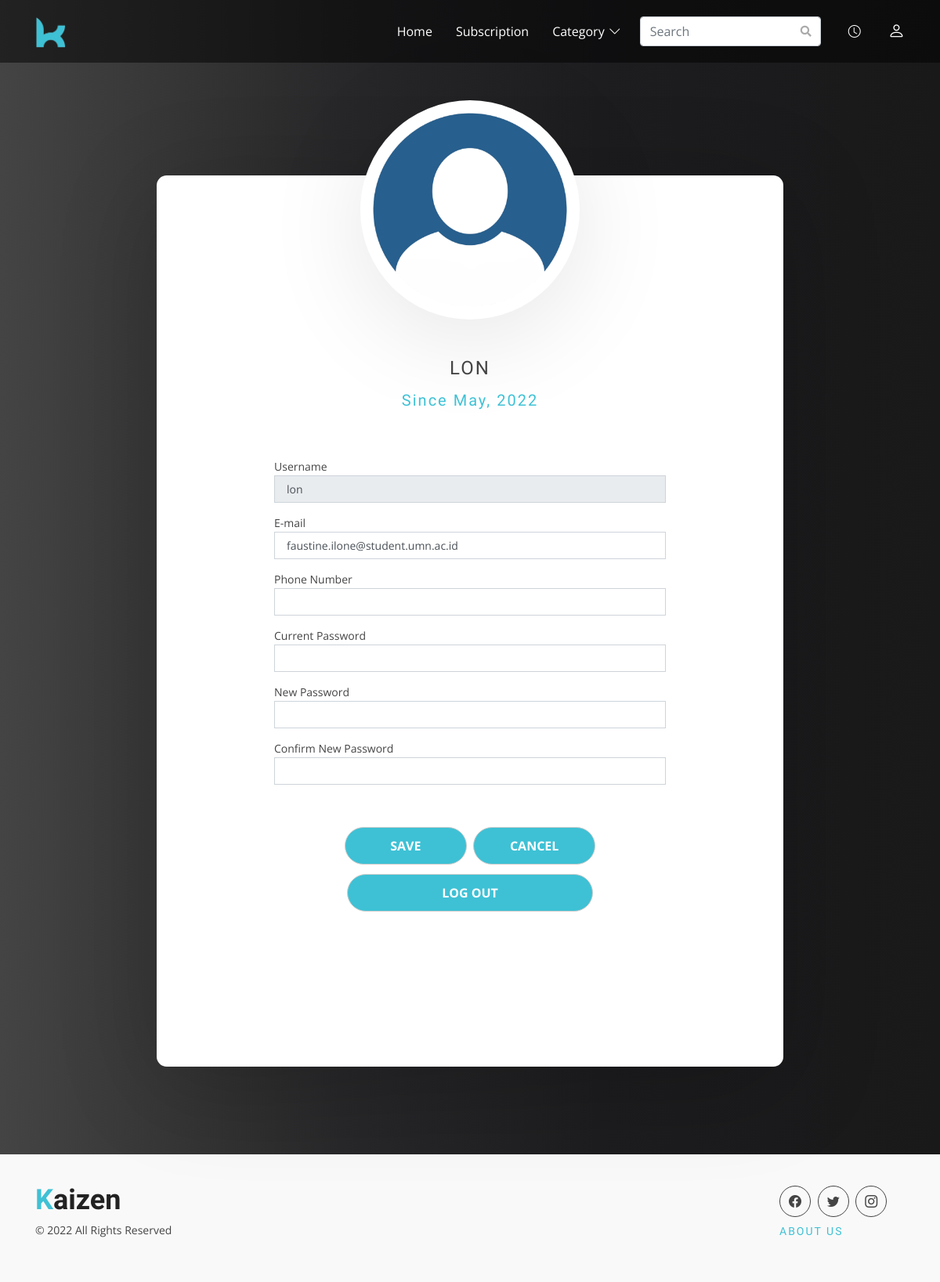
The app's page /profile.php (signed in) with its own data.
### tables this page shows
CREATE TABLE `user` (
  `user_id` int(11) NOT NULL,
  `username` varchar(50) NOT NULL,
  `email` varchar(50) NOT NULL,
  `password` varchar(255) NOT NULL,
  `phone_no` varchar(255) DEFAULT NULL,
  `date_joined` datetime NOT NULL DEFAULT CURRENT_TIMESTAMP
);

### profile.php (the view, shortened to what this page needs)
<!DOCTYPE html>
<html lang="en">
<head>
  <?php
    include('core/loader.php');
    if(!isset($_SESSION['loggedIn'])){
      header('Location: login.php');
    } else {
      $pdo = dbConnection();
      $user_query = "SELECT * FROM user WHERE username = ?";
      $user_process = $pdo -> prepare($user_query);
      $user_process -> execute([$_SESSION['username']]);
      $data_user = $user_process -> fetch();
    }
  ?>
</head>
<body>
  <?php
    include('core/header.php');
  ?>
  <div class="profile-container">
        <div class="profile-settings">
            <div class="profile-picture">
                <img src="assets/img/user.png">
            </div>
            <div class="profile-form">
                <div class="profile-username">
                    <h4><?= $data_user['username']; ?></h4>
                </div>
                <div class="profile-date">
                  <?php
                    $formatted_date_joined = new DateTime($data_user['date_joined']);
                  ?>
                    <h5 style="color: #3ec1d5;"><?= "Since " . $formatted_date_joined -> format('F, Y'); ?></h5>
                </div>
                <form action="profile_proses.php" method="post" class="php-email-form">
                    <p>
                        Username
                        <br /><input type="text" name="username" class="form-control" <?php if(!empty($data_user)) echo "value='" . $data_user['username'] . "'"; ?> disabled>
                    </p>
                    <p>
                        E-mail
                        <br /><input type="email" name="email" class="form-control" <?php if(!empty($data_user)) echo "value='" . $data_user['email'] . "'"; ?> required>
                    </p>
                    <p>
                        Phone Number
                        <br /><input type="tel" name="phone_no" class="form-control" <?php if(!empty($data_user)) echo "value='" . $data_user['phone_no'] . "'"; ?>>
                    </p>
                    <p>
                        Current Password
                        <br /><input type="password" name="cpassword" class="form-control">
                    </p>
                    <p>
                        New Password
                        <br /><input type="password" name="password1" class="form-control">
                    </p>
                    <p>
                        Confirm New Password
                        <br /><input type="password" name="password2" class="form-control">
                    </p>
                    <div class="text-center">
                        <div class="col-12 mt-5">
                            <button class="col-4" type="submit">Save</button>
                            <button class="col-4" type="reset">Cancel</button>
                        </div>
                    </div>
                </form>
                <form action="logout_proses.php" method="post" id="logout" class="php-email-form">
                  <div class="text-center">
                    <div class="col-12">
                      <button class="col-8 button">Log Out</button>
                    </div>
                  </div>
                </form>
            </div>
        </div>
    </div>
  <?php
    include('core/footer.php');
  ?>
</body>
</html>

### assets/css/style.css (style rules this page uses)
html, body { height: 100%; }
img { max-width: 100%; height: auto; }
p { margin: 0 0 15px; color: #444; }
h1, h2, h3, h4, h5, h6 { font-family: "Raleway", sans-serif; margin: 0 0 15px; color: #444; font-weight: 500; }
h4 { font-size: 24px; }
h5 { font-size: 20px; line-height: 22px; }
body { background-image: linear-gradient(to left, #19191a, #1a1a1b, #1b1b1d, #1c1c1e, #1d1d20, #212123, #242427, #28282a, #2f2f30, #363637, #3d3d3d, #444444); font-family: "Open Sans", sans-serif; font-size: 14px; text-align: left; overflow-x: hidden; line-height: 22px; }
input, select, textarea, input[type=text], input[type=date], input[type=url], input[type=email], input[type=password], input[type=tel], button, button[type=submit] { -moz-appearance: none; box-shadow: none !important; }
.php-email-form input, .php-email-form textarea { border-radius: 0; box-shadow: none; font-size: 14px; }
.php-email-form input { padding: 10px 15px; }
.php-email-form button { background: rgba(0, 0, 0, 0) none repeat scroll 0 0; border: 1px solid #ccc; color: #444; font-size: 16px; font-weight: 700; margin: 6px 2px; padding: 12px 30px; text-transform: uppercase; border-radius: 30px; transition: 0.5s; color: #fff; background: #3ec1d5; }
.profile-container { width: 100%; display: flex; align-items: center; justify-content: center; padding: 2rem 6rem; background-image: linear-gradient(to left, #19191a, #1a1a1b, #1b1b1d, #1c1c1e, #1d1d20, #212123, #242427, #28282a, #2f2f30, #363637, #3d3d3d, #444444); }
.profile-settings { width: 100%; max-width: 50rem; background-color: #fff; box-shadow: 0 1.4rem 8rem rgba(0, 0, 0, 0.2); display: flex; flex-direction: column; align-items: center; border-radius: .8rem; margin: 12rem 0 5rem; }
.profile-picture { max-width: 50rem; background-color: #fff; box-shadow: 0 1.4rem 8rem rgba(0, 0, 0, 0.1); display: flex; flex-direction: column; align-items: center; border-radius: 16rem; margin-top: 12rem; transform: translateY(-18rem); position: relative; }
.profile-picture img { height: 280px; width: 280px; object-fit: cover; display: block; border-radius: 16rem; }
.profile-username { display: flex; flex-direction: column; transform: translateY(-3rem); align-items: center; position: relative; letter-spacing: 2px; text-transform: uppercase; }
.profile-date { display: flex; flex-direction: column; transform: translateY(-3rem); align-items: center; position: relative; letter-spacing: 2px; }
.profile-form { display: flex; flex-direction: column; transform: translateY(-12rem); position: relative; max-width: 500px; width: 100%; }

### records on screen
user: username "LON", date_joined "May, 2022", username "lon", email "faustine.ilone@student.umn.ac.id"
